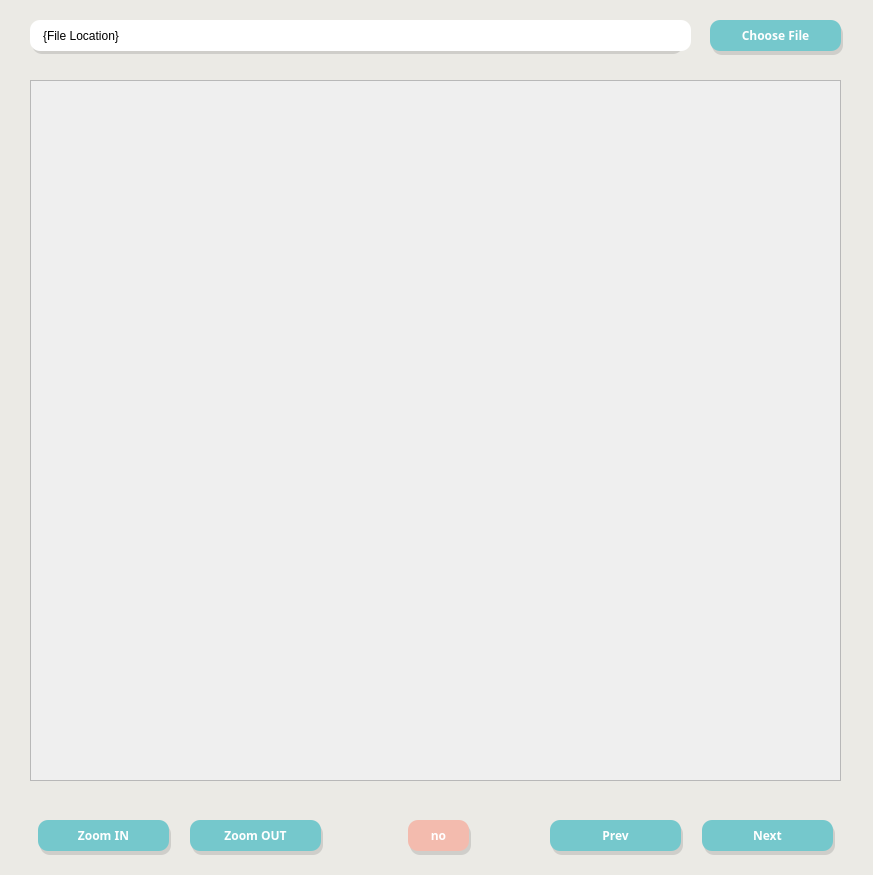
<?xml version="1.0" encoding="UTF-8"?>
<ui version="4.0">
 <class>MainWindow</class>
 <widget class="QMainWindow" name="MainWindow">
  <property name="geometry">
   <rect>
    <x>0</x>
    <y>0</y>
    <width>873</width>
    <height>875</height>
   </rect>
  </property>
  <property name="windowTitle">
   <string>MainWindow</string>
  </property>
  <widget class="QWidget" name="centralwidget">
   <widget class="QLabel" name="location_view_shadow">
    <property name="geometry">
     <rect>
      <x>32</x>
      <y>23</y>
      <width>651</width>
      <height>31</height>
     </rect>
    </property>
    <property name="styleSheet">
     <string notr="true">background: rgb(207, 206, 202);
border-radius: 10px;</string>
    </property>
    <property name="text">
     <string>{ip address}</string>
    </property>
   </widget>
   <widget class="QLabel" name="location_view">
    <property name="geometry">
     <rect>
      <x>30</x>
      <y>20</y>
      <width>661</width>
      <height>31</height>
     </rect>
    </property>
    <property name="styleSheet">
     <string notr="true">background: white;
border-radius: 10px;
padding-left: 10px;</string>
    </property>
    <property name="text">
     <string>{File Location}</string>
    </property>
   </widget>
   <widget class="QLabel" name="choose_shadow">
    <property name="geometry">
     <rect>
      <x>712</x>
      <y>24</y>
      <width>131</width>
      <height>31</height>
     </rect>
    </property>
    <property name="styleSheet">
     <string notr="true">background: rgb(207, 206, 202);
border-radius: 10px;</string>
    </property>
    <property name="text">
     <string/>
    </property>
   </widget>
   <widget class="QLabel" name="choose">
    <property name="geometry">
     <rect>
      <x>710</x>
      <y>20</y>
      <width>131</width>
      <height>31</height>
     </rect>
    </property>
    <property name="palette">
     <palette>
      <active>
       <colorrole role="WindowText">
        <brush brushstyle="SolidPattern">
         <color alpha="255">
          <red>255</red>
          <green>255</green>
          <blue>255</blue>
         </color>
        </brush>
       </colorrole>
       <colorrole role="Button">
        <brush brushstyle="SolidPattern">
         <color alpha="255">
          <red>117</red>
          <green>200</green>
          <blue>204</blue>
         </color>
        </brush>
       </colorrole>
       <colorrole role="Base">
        <brush brushstyle="SolidPattern">
         <color alpha="255">
          <red>117</red>
          <green>200</green>
          <blue>204</blue>
         </color>
        </brush>
       </colorrole>
       <colorrole role="Window">
        <brush brushstyle="SolidPattern">
         <color alpha="255">
          <red>117</red>
          <green>200</green>
          <blue>204</blue>
         </color>
        </brush>
       </colorrole>
      </active>
      <inactive>
       <colorrole role="WindowText">
        <brush brushstyle="SolidPattern">
         <color alpha="255">
          <red>255</red>
          <green>255</green>
          <blue>255</blue>
         </color>
        </brush>
       </colorrole>
       <colorrole role="Button">
        <brush brushstyle="SolidPattern">
         <color alpha="255">
          <red>117</red>
          <green>200</green>
          <blue>204</blue>
         </color>
        </brush>
       </colorrole>
       <colorrole role="Base">
        <brush brushstyle="SolidPattern">
         <color alpha="255">
          <red>117</red>
          <green>200</green>
          <blue>204</blue>
         </color>
        </brush>
       </colorrole>
       <colorrole role="Window">
        <brush brushstyle="SolidPattern">
         <color alpha="255">
          <red>117</red>
          <green>200</green>
          <blue>204</blue>
         </color>
        </brush>
       </colorrole>
      </inactive>
      <disabled>
       <colorrole role="WindowText">
        <brush brushstyle="SolidPattern">
         <color alpha="255">
          <red>120</red>
          <green>120</green>
          <blue>120</blue>
         </color>
        </brush>
       </colorrole>
       <colorrole role="Button">
        <brush brushstyle="SolidPattern">
         <color alpha="255">
          <red>117</red>
          <green>200</green>
          <blue>204</blue>
         </color>
        </brush>
       </colorrole>
       <colorrole role="Base">
        <brush brushstyle="SolidPattern">
         <color alpha="255">
          <red>117</red>
          <green>200</green>
          <blue>204</blue>
         </color>
        </brush>
       </colorrole>
       <colorrole role="Window">
        <brush brushstyle="SolidPattern">
         <color alpha="255">
          <red>117</red>
          <green>200</green>
          <blue>204</blue>
         </color>
        </brush>
       </colorrole>
      </disabled>
     </palette>
    </property>
    <property name="font">
     <font>
      <family>Arial Rounded MT Bold</family>
      <weight>75</weight>
      <bold>true</bold>
     </font>
    </property>
    <property name="styleSheet">
     <string notr="true">background: #75c8cc;
border-radius: 10px;</string>
    </property>
    <property name="text">
     <string>Choose File</string>
    </property>
    <property name="alignment">
     <set>Qt::AlignCenter</set>
    </property>
   </widget>
   <widget class="QLabel" name="background">
    <property name="geometry">
     <rect>
      <x>-10</x>
      <y>-10</y>
      <width>931</width>
      <height>901</height>
     </rect>
    </property>
    <property name="styleSheet">
     <string notr="true">background-color: #ebeae5;</string>
    </property>
    <property name="text">
     <string/>
    </property>
   </widget>
   <widget class="QWidget" name="buttons" native="true">
    <property name="geometry">
     <rect>
      <x>30</x>
      <y>790</y>
      <width>811</width>
      <height>80</height>
     </rect>
    </property>
    <widget class="QLabel" name="zoom_in">
     <property name="geometry">
      <rect>
       <x>8</x>
       <y>30</y>
       <width>131</width>
       <height>31</height>
      </rect>
     </property>
     <property name="palette">
      <palette>
       <active>
        <colorrole role="WindowText">
         <brush brushstyle="SolidPattern">
          <color alpha="255">
           <red>255</red>
           <green>255</green>
           <blue>255</blue>
          </color>
         </brush>
        </colorrole>
        <colorrole role="Button">
         <brush brushstyle="SolidPattern">
          <color alpha="255">
           <red>117</red>
           <green>200</green>
           <blue>204</blue>
          </color>
         </brush>
        </colorrole>
        <colorrole role="Base">
         <brush brushstyle="SolidPattern">
          <color alpha="255">
           <red>117</red>
           <green>200</green>
           <blue>204</blue>
          </color>
         </brush>
        </colorrole>
        <colorrole role="Window">
         <brush brushstyle="SolidPattern">
          <color alpha="255">
           <red>117</red>
           <green>200</green>
           <blue>204</blue>
          </color>
         </brush>
        </colorrole>
       </active>
       <inactive>
        <colorrole role="WindowText">
         <brush brushstyle="SolidPattern">
          <color alpha="255">
           <red>255</red>
           <green>255</green>
           <blue>255</blue>
          </color>
         </brush>
        </colorrole>
        <colorrole role="Button">
         <brush brushstyle="SolidPattern">
          <color alpha="255">
           <red>117</red>
           <green>200</green>
           <blue>204</blue>
          </color>
         </brush>
        </colorrole>
        <colorrole role="Base">
         <brush brushstyle="SolidPattern">
          <color alpha="255">
           <red>117</red>
           <green>200</green>
           <blue>204</blue>
          </color>
         </brush>
        </colorrole>
        <colorrole role="Window">
         <brush brushstyle="SolidPattern">
          <color alpha="255">
           <red>117</red>
           <green>200</green>
           <blue>204</blue>
          </color>
         </brush>
        </colorrole>
       </inactive>
       <disabled>
        <colorrole role="WindowText">
         <brush brushstyle="SolidPattern">
          <color alpha="255">
           <red>120</red>
           <green>120</green>
           <blue>120</blue>
          </color>
         </brush>
        </colorrole>
        <colorrole role="Button">
         <brush brushstyle="SolidPattern">
          <color alpha="255">
           <red>117</red>
           <green>200</green>
           <blue>204</blue>
          </color>
         </brush>
        </colorrole>
        <colorrole role="Base">
         <brush brushstyle="SolidPattern">
          <color alpha="255">
           <red>117</red>
           <green>200</green>
           <blue>204</blue>
          </color>
         </brush>
        </colorrole>
        <colorrole role="Window">
         <brush brushstyle="SolidPattern">
          <color alpha="255">
           <red>117</red>
           <green>200</green>
           <blue>204</blue>
          </color>
         </brush>
        </colorrole>
       </disabled>
      </palette>
     </property>
     <property name="font">
      <font>
       <family>Arial Rounded MT Bold</family>
       <weight>75</weight>
       <bold>true</bold>
      </font>
     </property>
     <property name="styleSheet">
      <string notr="true">background: #75c8cc;
border-radius: 10px;</string>
     </property>
     <property name="text">
      <string>Zoom IN</string>
     </property>
     <property name="alignment">
      <set>Qt::AlignCenter</set>
     </property>
    </widget>
    <widget class="QLabel" name="zoom_in_shadow">
     <property name="geometry">
      <rect>
       <x>10</x>
       <y>34</y>
       <width>131</width>
       <height>31</height>
      </rect>
     </property>
     <property name="styleSheet">
      <string notr="true">background: rgb(207, 206, 202);
border-radius: 10px;</string>
     </property>
     <property name="text">
      <string/>
     </property>
    </widget>
    <widget class="QLabel" name="zoom_out">
     <property name="geometry">
      <rect>
       <x>160</x>
       <y>30</y>
       <width>131</width>
       <height>31</height>
      </rect>
     </property>
     <property name="palette">
      <palette>
       <active>
        <colorrole role="WindowText">
         <brush brushstyle="SolidPattern">
          <color alpha="255">
           <red>255</red>
           <green>255</green>
           <blue>255</blue>
          </color>
         </brush>
        </colorrole>
        <colorrole role="Button">
         <brush brushstyle="SolidPattern">
          <color alpha="255">
           <red>117</red>
           <green>200</green>
           <blue>204</blue>
          </color>
         </brush>
        </colorrole>
        <colorrole role="Base">
         <brush brushstyle="SolidPattern">
          <color alpha="255">
           <red>117</red>
           <green>200</green>
           <blue>204</blue>
          </color>
         </brush>
        </colorrole>
        <colorrole role="Window">
         <brush brushstyle="SolidPattern">
          <color alpha="255">
           <red>117</red>
           <green>200</green>
           <blue>204</blue>
          </color>
         </brush>
        </colorrole>
       </active>
       <inactive>
        <colorrole role="WindowText">
         <brush brushstyle="SolidPattern">
          <color alpha="255">
           <red>255</red>
           <green>255</green>
           <blue>255</blue>
          </color>
         </brush>
        </colorrole>
        <colorrole role="Button">
         <brush brushstyle="SolidPattern">
          <color alpha="255">
           <red>117</red>
           <green>200</green>
           <blue>204</blue>
          </color>
         </brush>
        </colorrole>
        <colorrole role="Base">
         <brush brushstyle="SolidPattern">
          <color alpha="255">
           <red>117</red>
           <green>200</green>
           <blue>204</blue>
          </color>
         </brush>
        </colorrole>
        <colorrole role="Window">
         <brush brushstyle="SolidPattern">
          <color alpha="255">
           <red>117</red>
           <green>200</green>
           <blue>204</blue>
          </color>
         </brush>
        </colorrole>
       </inactive>
       <disabled>
        <colorrole role="WindowText">
         <brush brushstyle="SolidPattern">
          <color alpha="255">
           <red>120</red>
           <green>120</green>
           <blue>120</blue>
          </color>
         </brush>
        </colorrole>
        <colorrole role="Button">
         <brush brushstyle="SolidPattern">
          <color alpha="255">
           <red>117</red>
           <green>200</green>
           <blue>204</blue>
          </color>
         </brush>
        </colorrole>
        <colorrole role="Base">
         <brush brushstyle="SolidPattern">
          <color alpha="255">
           <red>117</red>
           <green>200</green>
           <blue>204</blue>
          </color>
         </brush>
        </colorrole>
        <colorrole role="Window">
         <brush brushstyle="SolidPattern">
          <color alpha="255">
           <red>117</red>
           <green>200</green>
           <blue>204</blue>
          </color>
         </brush>
        </colorrole>
       </disabled>
      </palette>
     </property>
     <property name="font">
      <font>
       <family>Arial Rounded MT Bold</family>
       <weight>75</weight>
       <bold>true</bold>
      </font>
     </property>
     <property name="styleSheet">
      <string notr="true">background: #75c8cc;
border-radius: 10px;</string>
     </property>
     <property name="text">
      <string>Zoom OUT</string>
     </property>
     <property name="alignment">
      <set>Qt::AlignCenter</set>
     </property>
    </widget>
    <widget class="QLabel" name="zoom_out_shadow">
     <property name="geometry">
      <rect>
       <x>162</x>
       <y>34</y>
       <width>131</width>
       <height>31</height>
      </rect>
     </property>
     <property name="styleSheet">
      <string notr="true">background: rgb(207, 206, 202);
border-radius: 10px;</string>
     </property>
     <property name="text">
      <string/>
     </property>
    </widget>
    <widget class="QLabel" name="prev_shadow">
     <property name="geometry">
      <rect>
       <x>522</x>
       <y>34</y>
       <width>131</width>
       <height>31</height>
      </rect>
     </property>
     <property name="styleSheet">
      <string notr="true">background: rgb(207, 206, 202);
border-radius: 10px;</string>
     </property>
     <property name="text">
      <string/>
     </property>
    </widget>
    <widget class="QLabel" name="next">
     <property name="geometry">
      <rect>
       <x>672</x>
       <y>30</y>
       <width>131</width>
       <height>31</height>
      </rect>
     </property>
     <property name="palette">
      <palette>
       <active>
        <colorrole role="WindowText">
         <brush brushstyle="SolidPattern">
          <color alpha="255">
           <red>255</red>
           <green>255</green>
           <blue>255</blue>
          </color>
         </brush>
        </colorrole>
        <colorrole role="Button">
         <brush brushstyle="SolidPattern">
          <color alpha="255">
           <red>117</red>
           <green>200</green>
           <blue>204</blue>
          </color>
         </brush>
        </colorrole>
        <colorrole role="Base">
         <brush brushstyle="SolidPattern">
          <color alpha="255">
           <red>117</red>
           <green>200</green>
           <blue>204</blue>
          </color>
         </brush>
        </colorrole>
        <colorrole role="Window">
         <brush brushstyle="SolidPattern">
          <color alpha="255">
           <red>117</red>
           <green>200</green>
           <blue>204</blue>
          </color>
         </brush>
        </colorrole>
       </active>
       <inactive>
        <colorrole role="WindowText">
         <brush brushstyle="SolidPattern">
          <color alpha="255">
           <red>255</red>
           <green>255</green>
           <blue>255</blue>
          </color>
         </brush>
        </colorrole>
        <colorrole role="Button">
         <brush brushstyle="SolidPattern">
          <color alpha="255">
           <red>117</red>
           <green>200</green>
           <blue>204</blue>
          </color>
         </brush>
        </colorrole>
        <colorrole role="Base">
         <brush brushstyle="SolidPattern">
          <color alpha="255">
           <red>117</red>
           <green>200</green>
           <blue>204</blue>
          </color>
         </brush>
        </colorrole>
        <colorrole role="Window">
         <brush brushstyle="SolidPattern">
          <color alpha="255">
           <red>117</red>
           <green>200</green>
           <blue>204</blue>
          </color>
         </brush>
        </colorrole>
       </inactive>
       <disabled>
        <colorrole role="WindowText">
         <brush brushstyle="SolidPattern">
          <color alpha="255">
           <red>120</red>
           <green>120</green>
           <blue>120</blue>
          </color>
         </brush>
        </colorrole>
        <colorrole role="Button">
         <brush brushstyle="SolidPattern">
          <color alpha="255">
           <red>117</red>
           <green>200</green>
           <blue>204</blue>
          </color>
         </brush>
        </colorrole>
        <colorrole role="Base">
         <brush brushstyle="SolidPattern">
          <color alpha="255">
           <red>117</red>
           <green>200</green>
           <blue>204</blue>
          </color>
         </brush>
        </colorrole>
        <colorrole role="Window">
         <brush brushstyle="SolidPattern">
          <color alpha="255">
           <red>117</red>
           <green>200</green>
           <blue>204</blue>
          </color>
         </brush>
        </colorrole>
       </disabled>
      </palette>
     </property>
     <property name="font">
      <font>
       <family>Arial Rounded MT Bold</family>
       <weight>75</weight>
       <bold>true</bold>
      </font>
     </property>
     <property name="styleSheet">
      <string notr="true">background: #75c8cc;
border-radius: 10px;</string>
     </property>
     <property name="text">
      <string>Next</string>
     </property>
     <property name="alignment">
      <set>Qt::AlignCenter</set>
     </property>
    </widget>
    <widget class="QLabel" name="next_shadow">
     <property name="geometry">
      <rect>
       <x>674</x>
       <y>34</y>
       <width>131</width>
       <height>31</height>
      </rect>
     </property>
     <property name="styleSheet">
      <string notr="true">background: rgb(207, 206, 202);
border-radius: 10px;</string>
     </property>
     <property name="text">
      <string/>
     </property>
    </widget>
    <widget class="QLabel" name="prev">
     <property name="geometry">
      <rect>
       <x>520</x>
       <y>30</y>
       <width>131</width>
       <height>31</height>
      </rect>
     </property>
     <property name="palette">
      <palette>
       <active>
        <colorrole role="WindowText">
         <brush brushstyle="SolidPattern">
          <color alpha="255">
           <red>255</red>
           <green>255</green>
           <blue>255</blue>
          </color>
         </brush>
        </colorrole>
        <colorrole role="Button">
         <brush brushstyle="SolidPattern">
          <color alpha="255">
           <red>117</red>
           <green>200</green>
           <blue>204</blue>
          </color>
         </brush>
        </colorrole>
        <colorrole role="Base">
         <brush brushstyle="SolidPattern">
          <color alpha="255">
           <red>117</red>
           <green>200</green>
           <blue>204</blue>
          </color>
         </brush>
        </colorrole>
        <colorrole role="Window">
         <brush brushstyle="SolidPattern">
          <color alpha="255">
           <red>117</red>
           <green>200</green>
           <blue>204</blue>
          </color>
         </brush>
        </colorrole>
       </active>
       <inactive>
        <colorrole role="WindowText">
         <brush brushstyle="SolidPattern">
          <color alpha="255">
           <red>255</red>
           <green>255</green>
           <blue>255</blue>
          </color>
         </brush>
        </colorrole>
        <colorrole role="Button">
         <brush brushstyle="SolidPattern">
          <color alpha="255">
           <red>117</red>
           <green>200</green>
           <blue>204</blue>
          </color>
         </brush>
        </colorrole>
        <colorrole role="Base">
         <brush brushstyle="SolidPattern">
          <color alpha="255">
           <red>117</red>
           <green>200</green>
           <blue>204</blue>
          </color>
         </brush>
        </colorrole>
        <colorrole role="Window">
         <brush brushstyle="SolidPattern">
          <color alpha="255">
           <red>117</red>
           <green>200</green>
           <blue>204</blue>
          </color>
         </brush>
        </colorrole>
       </inactive>
       <disabled>
        <colorrole role="WindowText">
         <brush brushstyle="SolidPattern">
          <color alpha="255">
           <red>120</red>
           <green>120</green>
           <blue>120</blue>
          </color>
         </brush>
        </colorrole>
        <colorrole role="Button">
         <brush brushstyle="SolidPattern">
          <color alpha="255">
           <red>117</red>
           <green>200</green>
           <blue>204</blue>
          </color>
         </brush>
        </colorrole>
        <colorrole role="Base">
         <brush brushstyle="SolidPattern">
          <color alpha="255">
           <red>117</red>
           <green>200</green>
           <blue>204</blue>
          </color>
         </brush>
        </colorrole>
        <colorrole role="Window">
         <brush brushstyle="SolidPattern">
          <color alpha="255">
           <red>117</red>
           <green>200</green>
           <blue>204</blue>
          </color>
         </brush>
        </colorrole>
       </disabled>
      </palette>
     </property>
     <property name="font">
      <font>
       <family>Arial Rounded MT Bold</family>
       <weight>75</weight>
       <bold>true</bold>
      </font>
     </property>
     <property name="styleSheet">
      <string notr="true">background: #75c8cc;
border-radius: 10px;</string>
     </property>
     <property name="text">
      <string>Prev</string>
     </property>
     <property name="alignment">
      <set>Qt::AlignCenter</set>
     </property>
    </widget>
    <widget class="QLabel" name="page_num_shadow">
     <property name="geometry">
      <rect>
       <x>380</x>
       <y>34</y>
       <width>61</width>
       <height>31</height>
      </rect>
     </property>
     <property name="styleSheet">
      <string notr="true">background: rgb(207, 206, 202);
border-radius: 10px;</string>
     </property>
     <property name="text">
      <string/>
     </property>
    </widget>
    <widget class="QLabel" name="page_num">
     <property name="geometry">
      <rect>
       <x>378</x>
       <y>30</y>
       <width>61</width>
       <height>31</height>
      </rect>
     </property>
     <property name="palette">
      <palette>
       <active>
        <colorrole role="WindowText">
         <brush brushstyle="SolidPattern">
          <color alpha="255">
           <red>255</red>
           <green>255</green>
           <blue>255</blue>
          </color>
         </brush>
        </colorrole>
        <colorrole role="Button">
         <brush brushstyle="SolidPattern">
          <color alpha="255">
           <red>243</red>
           <green>187</green>
           <blue>174</blue>
          </color>
         </brush>
        </colorrole>
        <colorrole role="Base">
         <brush brushstyle="SolidPattern">
          <color alpha="255">
           <red>243</red>
           <green>187</green>
           <blue>174</blue>
          </color>
         </brush>
        </colorrole>
        <colorrole role="Window">
         <brush brushstyle="SolidPattern">
          <color alpha="255">
           <red>243</red>
           <green>187</green>
           <blue>174</blue>
          </color>
         </brush>
        </colorrole>
       </active>
       <inactive>
        <colorrole role="WindowText">
         <brush brushstyle="SolidPattern">
          <color alpha="255">
           <red>255</red>
           <green>255</green>
           <blue>255</blue>
          </color>
         </brush>
        </colorrole>
        <colorrole role="Button">
         <brush brushstyle="SolidPattern">
          <color alpha="255">
           <red>243</red>
           <green>187</green>
           <blue>174</blue>
          </color>
         </brush>
        </colorrole>
        <colorrole role="Base">
         <brush brushstyle="SolidPattern">
          <color alpha="255">
           <red>243</red>
           <green>187</green>
           <blue>174</blue>
          </color>
         </brush>
        </colorrole>
        <colorrole role="Window">
         <brush brushstyle="SolidPattern">
          <color alpha="255">
           <red>243</red>
           <green>187</green>
           <blue>174</blue>
          </color>
         </brush>
        </colorrole>
       </inactive>
       <disabled>
        <colorrole role="WindowText">
         <brush brushstyle="SolidPattern">
          <color alpha="255">
           <red>120</red>
           <green>120</green>
           <blue>120</blue>
          </color>
         </brush>
        </colorrole>
        <colorrole role="Button">
         <brush brushstyle="SolidPattern">
          <color alpha="255">
           <red>243</red>
           <green>187</green>
           <blue>174</blue>
          </color>
         </brush>
        </colorrole>
        <colorrole role="Base">
         <brush brushstyle="SolidPattern">
          <color alpha="255">
           <red>243</red>
           <green>187</green>
           <blue>174</blue>
          </color>
         </brush>
        </colorrole>
        <colorrole role="Window">
         <brush brushstyle="SolidPattern">
          <color alpha="255">
           <red>243</red>
           <green>187</green>
           <blue>174</blue>
          </color>
         </brush>
        </colorrole>
       </disabled>
      </palette>
     </property>
     <property name="font">
      <font>
       <family>Arial Rounded MT Bold</family>
       <weight>75</weight>
       <bold>true</bold>
      </font>
     </property>
     <property name="styleSheet">
      <string notr="true">background:#f3bbae;
border-radius: 10px;</string>
     </property>
     <property name="text">
      <string>no</string>
     </property>
     <property name="alignment">
      <set>Qt::AlignCenter</set>
     </property>
    </widget>
    <zorder>zoom_in_shadow</zorder>
    <zorder>zoom_out_shadow</zorder>
    <zorder>prev_shadow</zorder>
    <zorder>next_shadow</zorder>
    <zorder>prev</zorder>
    <zorder>next</zorder>
    <zorder>zoom_in</zorder>
    <zorder>zoom_out</zorder>
    <zorder>page_num_shadow</zorder>
    <zorder>page_num</zorder>
   </widget>
   <widget class="QScrollArea" name="scrollArea">
    <property name="geometry">
     <rect>
      <x>30</x>
      <y>80</y>
      <width>811</width>
      <height>701</height>
     </rect>
    </property>
    <property name="widgetResizable">
     <bool>true</bool>
    </property>
    <widget class="QWidget" name="scrollAreaWidgetContents">
     <property name="geometry">
      <rect>
       <x>0</x>
       <y>0</y>
       <width>809</width>
       <height>699</height>
      </rect>
     </property>
     <widget class="QLabel" name="label">
      <property name="geometry">
       <rect>
        <x>4</x>
        <y>4</y>
        <width>801</width>
        <height>691</height>
       </rect>
      </property>
      <property name="text">
       <string/>
      </property>
      <property name="scaledContents">
       <bool>true</bool>
      </property>
     </widget>
    </widget>
   </widget>
   <zorder>background</zorder>
   <zorder>location_view_shadow</zorder>
   <zorder>location_view</zorder>
   <zorder>choose_shadow</zorder>
   <zorder>choose</zorder>
   <zorder>buttons</zorder>
   <zorder>scrollArea</zorder>
  </widget>
 </widget>
 <resources/>
 <connections/>
</ui>
